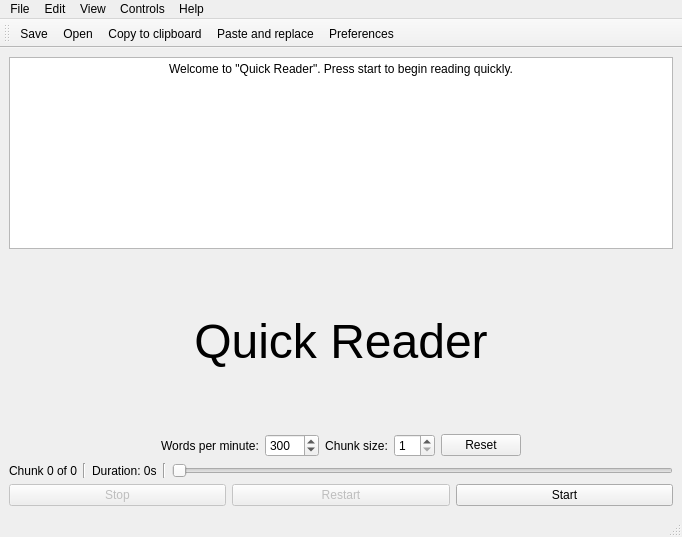
<?xml version="1.0" encoding="UTF-8"?>
<ui version="4.0">
 <class>QuickReader</class>
 <widget class="QMainWindow" name="QuickReader">
  <property name="geometry">
   <rect>
    <x>0</x>
    <y>0</y>
    <width>682</width>
    <height>537</height>
   </rect>
  </property>
  <property name="windowTitle">
   <string>Quick Reader</string>
  </property>
  <property name="windowIcon">
   <iconset resource="resources.qrc">
    <normaloff>:/icons/Assets/quickreader-icon.svg</normaloff>:/icons/Assets/quickreader-icon.svg</iconset>
  </property>
  <widget class="QWidget" name="centralwidget">
   <layout class="QVBoxLayout" name="verticalLayout">
    <item>
     <layout class="QVBoxLayout" name="textLV">
      <item>
       <widget class="QTextEdit" name="textEdit">
        <property name="html">
         <string>&lt;!DOCTYPE HTML PUBLIC &quot;-//W3C//DTD HTML 4.0//EN&quot; &quot;http://www.w3.org/TR/REC-html40/strict.dtd&quot;&gt;
&lt;html&gt;&lt;head&gt;&lt;meta name=&quot;qrichtext&quot; content=&quot;1&quot; /&gt;&lt;style type=&quot;text/css&quot;&gt;
p, li { white-space: pre-wrap; }
&lt;/style&gt;&lt;/head&gt;&lt;body style=&quot; font-family:'Noto Sans'; font-size:9pt; font-weight:400; font-style:normal;&quot;&gt;
&lt;p align=&quot;center&quot; style=&quot; margin-top:0px; margin-bottom:0px; margin-left:0px; margin-right:0px; -qt-block-indent:0; text-indent:0px;&quot;&gt;&lt;span style=&quot; font-weight:456;&quot;&gt;Welcome to &amp;quot;Quick Reader&amp;quot;. Press start to begin reading quickly.&lt;/span&gt;&lt;/p&gt;&lt;/body&gt;&lt;/html&gt;</string>
        </property>
        <property name="textInteractionFlags">
         <set>Qt::TextEditorInteraction</set>
        </property>
       </widget>
      </item>
      <item>
       <widget class="QLabel" name="currentWord">
        <property name="sizePolicy">
         <sizepolicy hsizetype="Preferred" vsizetype="Expanding">
          <horstretch>0</horstretch>
          <verstretch>0</verstretch>
         </sizepolicy>
        </property>
        <property name="font">
         <font>
          <pointsize>36</pointsize>
         </font>
        </property>
        <property name="text">
         <string>Quick Reader</string>
        </property>
        <property name="alignment">
         <set>Qt::AlignCenter</set>
        </property>
        <property name="textInteractionFlags">
         <set>Qt::LinksAccessibleByMouse|Qt::TextSelectableByMouse</set>
        </property>
       </widget>
      </item>
     </layout>
    </item>
    <item>
     <layout class="QVBoxLayout" name="mainControlsLV">
      <item>
       <layout class="QHBoxLayout" name="wpmLH">
        <item>
         <spacer name="horizontalSpacer">
          <property name="orientation">
           <enum>Qt::Horizontal</enum>
          </property>
          <property name="sizeHint" stdset="0">
           <size>
            <width>40</width>
            <height>20</height>
           </size>
          </property>
         </spacer>
        </item>
        <item>
         <widget class="QLabel" name="wpmLabel">
          <property name="sizePolicy">
           <sizepolicy hsizetype="Minimum" vsizetype="Minimum">
            <horstretch>0</horstretch>
            <verstretch>0</verstretch>
           </sizepolicy>
          </property>
          <property name="text">
           <string>Words per minute:</string>
          </property>
          <property name="alignment">
           <set>Qt::AlignCenter</set>
          </property>
         </widget>
        </item>
        <item>
         <widget class="QSpinBox" name="wpmSpinBox">
          <property name="sizePolicy">
           <sizepolicy hsizetype="Minimum" vsizetype="Minimum">
            <horstretch>0</horstretch>
            <verstretch>0</verstretch>
           </sizepolicy>
          </property>
          <property name="minimum">
           <number>60</number>
          </property>
          <property name="maximum">
           <number>1000</number>
          </property>
          <property name="singleStep">
           <number>10</number>
          </property>
          <property name="value">
           <number>300</number>
          </property>
         </widget>
        </item>
        <item>
         <widget class="QLabel" name="chunkLabel">
          <property name="sizePolicy">
           <sizepolicy hsizetype="Minimum" vsizetype="Minimum">
            <horstretch>0</horstretch>
            <verstretch>0</verstretch>
           </sizepolicy>
          </property>
          <property name="text">
           <string>Chunk size:</string>
          </property>
          <property name="alignment">
           <set>Qt::AlignCenter</set>
          </property>
         </widget>
        </item>
        <item>
         <widget class="QSpinBox" name="chunkSpinBox">
          <property name="sizePolicy">
           <sizepolicy hsizetype="Minimum" vsizetype="Minimum">
            <horstretch>0</horstretch>
            <verstretch>0</verstretch>
           </sizepolicy>
          </property>
          <property name="minimum">
           <number>1</number>
          </property>
          <property name="maximum">
           <number>10</number>
          </property>
          <property name="singleStep">
           <number>1</number>
          </property>
          <property name="value">
           <number>1</number>
          </property>
         </widget>
        </item>
        <item>
         <widget class="QPushButton" name="resetButton">
          <property name="cursor">
           <cursorShape>PointingHandCursor</cursorShape>
          </property>
          <property name="text">
           <string>Reset</string>
          </property>
          <property name="icon">
           <iconset resource="resources.qrc">
            <normaloff>:/icons/Assets/reset.svg</normaloff>:/icons/Assets/reset.svg</iconset>
          </property>
         </widget>
        </item>
        <item>
         <spacer name="horizontalSpacer_2">
          <property name="orientation">
           <enum>Qt::Horizontal</enum>
          </property>
          <property name="sizeHint" stdset="0">
           <size>
            <width>40</width>
            <height>20</height>
           </size>
          </property>
         </spacer>
        </item>
       </layout>
      </item>
      <item>
       <layout class="QHBoxLayout" name="sliderLH">
        <item>
         <widget class="QLabel" name="chunkIndex">
          <property name="sizePolicy">
           <sizepolicy hsizetype="Minimum" vsizetype="Minimum">
            <horstretch>0</horstretch>
            <verstretch>0</verstretch>
           </sizepolicy>
          </property>
          <property name="text">
           <string>Chunk 0 of 0</string>
          </property>
          <property name="alignment">
           <set>Qt::AlignCenter</set>
          </property>
         </widget>
        </item>
        <item>
         <widget class="Line" name="line">
          <property name="orientation">
           <enum>Qt::Vertical</enum>
          </property>
         </widget>
        </item>
        <item>
         <widget class="QLabel" name="duration">
          <property name="sizePolicy">
           <sizepolicy hsizetype="Minimum" vsizetype="Minimum">
            <horstretch>0</horstretch>
            <verstretch>0</verstretch>
           </sizepolicy>
          </property>
          <property name="text">
           <string>Duration: 0s</string>
          </property>
         </widget>
        </item>
        <item>
         <widget class="Line" name="line_2">
          <property name="orientation">
           <enum>Qt::Vertical</enum>
          </property>
         </widget>
        </item>
        <item>
         <widget class="QSlider" name="horizontalSlider">
          <property name="enabled">
           <bool>false</bool>
          </property>
          <property name="cursor">
           <cursorShape>OpenHandCursor</cursorShape>
          </property>
          <property name="mouseTracking">
           <bool>false</bool>
          </property>
          <property name="tracking">
           <bool>false</bool>
          </property>
          <property name="orientation">
           <enum>Qt::Horizontal</enum>
          </property>
         </widget>
        </item>
       </layout>
      </item>
      <item>
       <layout class="QHBoxLayout" name="buttonsLH">
        <item>
         <widget class="QPushButton" name="stopButton">
          <property name="enabled">
           <bool>false</bool>
          </property>
          <property name="cursor">
           <cursorShape>PointingHandCursor</cursorShape>
          </property>
          <property name="text">
           <string>Stop</string>
          </property>
          <property name="icon">
           <iconset resource="resources.qrc">
            <normaloff>:/icons/Assets/stop.svg</normaloff>:/icons/Assets/stop.svg</iconset>
          </property>
         </widget>
        </item>
        <item>
         <widget class="QPushButton" name="restartButton">
          <property name="enabled">
           <bool>false</bool>
          </property>
          <property name="cursor">
           <cursorShape>PointingHandCursor</cursorShape>
          </property>
          <property name="text">
           <string>Restart</string>
          </property>
          <property name="icon">
           <iconset resource="resources.qrc">
            <normaloff>:/icons/Assets/restart.svg</normaloff>:/icons/Assets/restart.svg</iconset>
          </property>
         </widget>
        </item>
        <item>
         <widget class="QPushButton" name="startButton">
          <property name="cursor">
           <cursorShape>PointingHandCursor</cursorShape>
          </property>
          <property name="text">
           <string>Start</string>
          </property>
          <property name="icon">
           <iconset resource="resources.qrc">
            <normaloff>:/icons/Assets/play.svg</normaloff>:/icons/Assets/play.svg</iconset>
          </property>
         </widget>
        </item>
       </layout>
      </item>
     </layout>
    </item>
   </layout>
  </widget>
  <widget class="QMenuBar" name="menubar">
   <property name="geometry">
    <rect>
     <x>0</x>
     <y>0</y>
     <width>682</width>
     <height>27</height>
    </rect>
   </property>
   <widget class="QMenu" name="menuFile">
    <property name="title">
     <string>File</string>
    </property>
    <addaction name="actionSave"/>
    <addaction name="actionOpen"/>
   </widget>
   <widget class="QMenu" name="menuEdit">
    <property name="title">
     <string>Edit</string>
    </property>
    <addaction name="actionUndo"/>
    <addaction name="actionRedo"/>
    <addaction name="actionCopy_to_clipboard"/>
    <addaction name="actionPasteReplace"/>
    <addaction name="actionPreferences"/>
   </widget>
   <widget class="QMenu" name="menuControls">
    <property name="title">
     <string>Controls</string>
    </property>
    <addaction name="actionStart_Stop"/>
    <addaction name="actionJump_back"/>
    <addaction name="actionJump_forward"/>
   </widget>
   <widget class="QMenu" name="menuView">
    <property name="title">
     <string>View</string>
    </property>
    <addaction name="actionFont"/>
   </widget>
   <widget class="QMenu" name="menuHelp">
    <property name="title">
     <string>Help</string>
    </property>
    <addaction name="actionAbout_Quick_Reader"/>
    <addaction name="actionAbout_Qt"/>
   </widget>
   <addaction name="menuFile"/>
   <addaction name="menuEdit"/>
   <addaction name="menuView"/>
   <addaction name="menuControls"/>
   <addaction name="menuHelp"/>
  </widget>
  <widget class="QStatusBar" name="statusbar"/>
  <widget class="QToolBar" name="toolBar">
   <property name="windowTitle">
    <string>toolBar</string>
   </property>
   <attribute name="toolBarArea">
    <enum>TopToolBarArea</enum>
   </attribute>
   <attribute name="toolBarBreak">
    <bool>false</bool>
   </attribute>
   <addaction name="actionSave"/>
   <addaction name="actionOpen"/>
   <addaction name="actionCopy_to_clipboard"/>
   <addaction name="actionPasteReplace"/>
   <addaction name="actionPreferences"/>
  </widget>
  <action name="actionSave">
   <property name="icon">
    <iconset resource="resources.qrc">
     <normaloff>:/icons/Assets/save.svg</normaloff>:/icons/Assets/save.svg</iconset>
   </property>
   <property name="text">
    <string>Save</string>
   </property>
   <property name="shortcut">
    <string>Ctrl+S</string>
   </property>
  </action>
  <action name="actionOpen">
   <property name="icon">
    <iconset resource="resources.qrc">
     <normaloff>:/icons/Assets/open.svg</normaloff>:/icons/Assets/open.svg</iconset>
   </property>
   <property name="text">
    <string>Open</string>
   </property>
   <property name="shortcut">
    <string>Ctrl+O</string>
   </property>
  </action>
  <action name="actionPasteReplace">
   <property name="icon">
    <iconset resource="resources.qrc">
     <normaloff>:/icons/Assets/paste.svg</normaloff>:/icons/Assets/paste.svg</iconset>
   </property>
   <property name="text">
    <string>Paste and replace</string>
   </property>
   <property name="shortcut">
    <string>Ctrl+Shift+V</string>
   </property>
  </action>
  <action name="actionPreferences">
   <property name="enabled">
    <bool>true</bool>
   </property>
   <property name="icon">
    <iconset resource="resources.qrc">
     <normaloff>:/icons/Assets/preferences.svg</normaloff>:/icons/Assets/preferences.svg</iconset>
   </property>
   <property name="text">
    <string>Preferences</string>
   </property>
   <property name="shortcut">
    <string>Ctrl+P</string>
   </property>
  </action>
  <action name="actionJump_back">
   <property name="icon">
    <iconset resource="resources.qrc">
     <normaloff>:/icons/Assets/back.svg</normaloff>:/icons/Assets/back.svg</iconset>
   </property>
   <property name="text">
    <string>Jump back</string>
   </property>
   <property name="shortcut">
    <string>Left</string>
   </property>
  </action>
  <action name="actionJump_forward">
   <property name="icon">
    <iconset resource="resources.qrc">
     <normaloff>:/icons/Assets/forward.svg</normaloff>:/icons/Assets/forward.svg</iconset>
   </property>
   <property name="text">
    <string>Jump forward</string>
   </property>
   <property name="shortcut">
    <string>Right</string>
   </property>
  </action>
  <action name="actionStart_Stop">
   <property name="icon">
    <iconset resource="resources.qrc">
     <normaloff>:/icons/Assets/play.svg</normaloff>:/icons/Assets/play.svg</iconset>
   </property>
   <property name="text">
    <string>Start/Stop</string>
   </property>
   <property name="shortcut">
    <string>Space</string>
   </property>
  </action>
  <action name="actionFont">
   <property name="icon">
    <iconset resource="resources.qrc">
     <normaloff>:/icons/Assets/font.svg</normaloff>:/icons/Assets/font.svg</iconset>
   </property>
   <property name="text">
    <string>Change main font</string>
   </property>
   <property name="shortcut">
    <string>Ctrl+T</string>
   </property>
  </action>
  <action name="actionUndo">
   <property name="icon">
    <iconset resource="resources.qrc">
     <normaloff>:/icons/Assets/undo.svg</normaloff>:/icons/Assets/undo.svg</iconset>
   </property>
   <property name="text">
    <string>Undo</string>
   </property>
   <property name="shortcut">
    <string>Ctrl+Z</string>
   </property>
  </action>
  <action name="actionRedo">
   <property name="icon">
    <iconset resource="resources.qrc">
     <normaloff>:/icons/Assets/redo.svg</normaloff>:/icons/Assets/redo.svg</iconset>
   </property>
   <property name="text">
    <string>Redo</string>
   </property>
   <property name="shortcut">
    <string>Ctrl+Y</string>
   </property>
  </action>
  <action name="actionCopy_to_clipboard">
   <property name="icon">
    <iconset resource="resources.qrc">
     <normaloff>:/icons/Assets/copy.svg</normaloff>:/icons/Assets/copy.svg</iconset>
   </property>
   <property name="text">
    <string>Copy to clipboard</string>
   </property>
   <property name="shortcut">
    <string>Ctrl+Shift+C</string>
   </property>
  </action>
  <action name="actionAbout_Quick_Reader">
   <property name="icon">
    <iconset resource="resources.qrc">
     <normaloff>:/icons/Assets/quickreader-icon.svg</normaloff>:/icons/Assets/quickreader-icon.svg</iconset>
   </property>
   <property name="text">
    <string>About Quick Reader</string>
   </property>
   <property name="shortcut">
    <string>F1</string>
   </property>
  </action>
  <action name="actionAbout_Qt">
   <property name="icon">
    <iconset resource="resources.qrc">
     <normaloff>:/icons/Assets/Qt.svg</normaloff>:/icons/Assets/Qt.svg</iconset>
   </property>
   <property name="text">
    <string>About Qt</string>
   </property>
   <property name="shortcut">
    <string>F2</string>
   </property>
  </action>
 </widget>
 <resources>
  <include location="resources.qrc"/>
 </resources>
 <connections/>
</ui>
